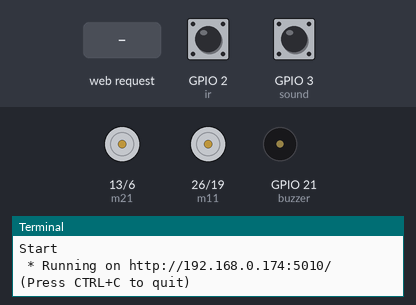
This program was run on a simulated Raspberry Pi (BCM pin numbers). Shown: motor-driver pin pairs drawn as motors (green arrow = first pin HIGH = forward, orange = second pin HIGH = backward, longer = more drive), buzzer (waves = sounding, pin HIGH), the last lines printed to the terminal. The test bench sets the inputs (shaded band); at power-on: GPIO 2 (ir) HIGH, GPIO 3 (sound) HIGH. The clock reads 2024-03-15 10:24:30 at power-on unless the program sets it.

Above: at 1.2 s.
1.3 s: HTTP request for /left_side received
At 2.4 s:
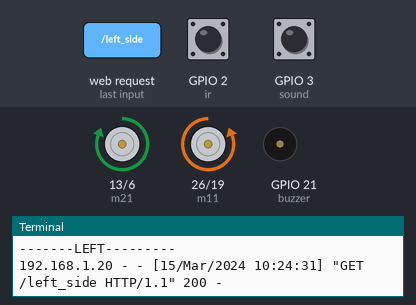
2.8 s: HTTP request for /right_side received
At 3.6 s:
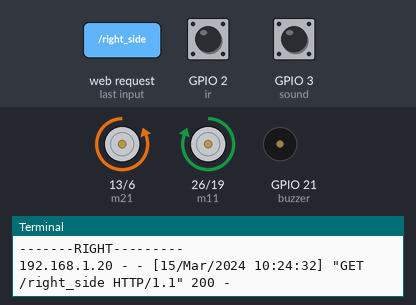
4.3 s: HTTP request for /up_side received
At 4.7 s:
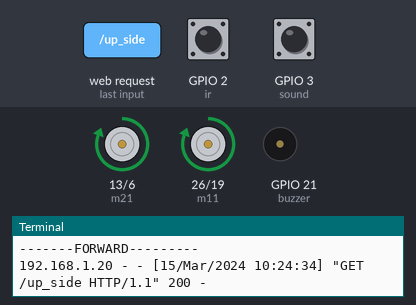
5.8 s: HTTP request for /down_side received
At 7.0 s:
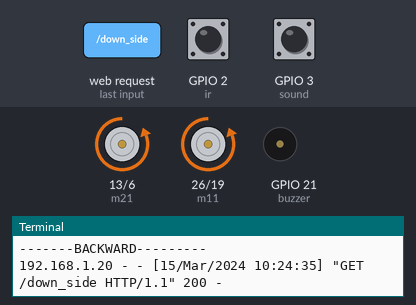
Timing chart, 0 to 8.3 s (numbered marks = the images above; inputs shaded):
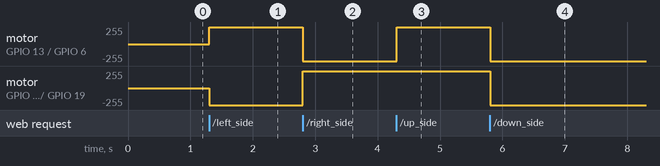

Measured:
- after the input at 1.3 s, motor on GPIO 13 (m21) / GPIO 6 (m22): stopped → forward 255/255 at once; motor on GPIO 26 (m11) / GPIO 19 (m12): stopped → backward 255/255 at once
- after the input at 2.8 s, motor on GPIO 13 (m21) / GPIO 6 (m22): forward 255/255 → backward 255/255 at once; motor on GPIO 26 (m11) / GPIO 19 (m12): backward 255/255 → forward 255/255 at once
- after the input at 4.3 s, motor on GPIO 13 (m21) / GPIO 6 (m22): backward 255/255 → forward 255/255 at once
- after the input at 5.8 s, motor on GPIO 13 (m21) / GPIO 6 (m22), motor on GPIO 26 (m11) / GPIO 19 (m12): forward 255/255 → backward 255/255 at once

The program:

robot.py
```python
from flask import Flask
from flask import render_template, request
import RPi.GPIO as GPIO
import time
from time import sleep
import serial
import smtplib

app = Flask(__name__)
##app.run(debug=False)
##app.run(debug=True, use_reloader=False)

# Email Variables
SMTP_SERVER = 'smtp.gmail.com'  #Email Server(don't change)
SMTP_PORT = 587 #Server Port (don't change)
GMAIL_US ='ymtstraining2021@gmail.com'
GMAIL_P ='Ymts@Takeoff'

ir=2
sound=3
m11=26
m12=19
m21=13
m22=6
buzzer=21

GPIO.setwarnings(False)
GPIO.setmode(GPIO.BCM)

GPIO.setup(ir, GPIO.IN)
GPIO.setup(sound, GPIO.IN)
GPIO.setup(m11, GPIO.OUT)
GPIO.setup(m12, GPIO.OUT)
GPIO.setup(m21, GPIO.OUT)
GPIO.setup(m22, GPIO.OUT)
GPIO.setup(buzzer, GPIO.OUT)

GPIO.output(m11 , GPIO.LOW)
GPIO.output(m12 , GPIO.LOW)
GPIO.output(m21, GPIO.LOW)
GPIO.output(m22, GPIO.LOW)
GPIO.output(buzzer, GPIO.LOW)
print("DOne")

############################ MAILLL #################################

class Emailer :
    def sendmail(self,recipient,subject,content):

        # create Headers
        headers = ["From: "+ GMAIL_US, "Subject: "+subject, "To: "+recipient,
                   "MIME-Version: 1.0","Content-Type: text/html"]
        headers = "\r\n".join(headers)

        # Connect to GmailServer

        session = smtplib.SMTP(SMTP_SERVER, SMTP_PORT)
        session.ehlo()
        session.starttls()
        session.ehlo()
        #Login to Gmail
        session.login(GMAIL_US,GMAIL_P)
        #send Email & Exit
        session.sendmail(GMAIL_US,recipient,headers+"\r\n\r\n"+ content)
        session.quit

a=1
@app.route("/")
def index():
    return render_template('robot.html')

@app.route('/left_side')
def left_side():
    print("-------LEFT---------")
    ir_val = GPIO.input(ir)
    sound_val = GPIO.input(sound)
    data1="LEFT"
    GPIO.output(m11 , GPIO.LOW)
    GPIO.output(m12 , GPIO.HIGH)
    GPIO.output(m21 , GPIO.HIGH)
    GPIO.output(m22 , GPIO.LOW)
    if ir_val==0:
        GPIO.output(m11 , GPIO.HIGH)
        GPIO.output(m12 , GPIO.LOW)
        GPIO.output(m21 , GPIO.LOW)
        GPIO.output(m22 , GPIO.HIGH)
    if sound_val==0:
        print("SOUND DETECTED")
        stop()
        mail()
    return 'true'

@app.route('/right_side')
def right_side():
    print("-------RIGHT---------")
    ir_val = GPIO.input(ir)
    sound_val = GPIO.input(sound)
    data1="RIGHT"
    GPIO.output(m11 , GPIO.HIGH)
    GPIO.output(m12 , GPIO.LOW)
    GPIO.output(m21 , GPIO.LOW)
    GPIO.output(m22 , GPIO.HIGH)
    if ir_val==0:
        GPIO.output(m11 , GPIO.LOW)
        GPIO.output(m12 , GPIO.HIGH)
        GPIO.output(m21 , GPIO.HIGH)
        GPIO.output(m22 , GPIO.LOW)
    if sound_val==0:

        print("SOUND DETECTED")
        stop()
        mail()
    return 'true'

@app.route('/up_side')
def up_side():
    print("-------FORWARD---------")
    ir_val = GPIO.input(ir)
    sound_val = GPIO.input(sound)
    data1="FORWARD"
    GPIO.output(m11 , GPIO.HIGH)
    GPIO.output(m12 , GPIO.LOW)
    GPIO.output(m21 , GPIO.HIGH)
    GPIO.output(m22 , GPIO.LOW)
    if ir_val==0:
        GPIO.output(m11 , GPIO.HIGH)
        GPIO.output(m12 , GPIO.LOW)
        GPIO.output(m21 , GPIO.LOW)
        GPIO.output(m22 , GPIO.HIGH)
    if sound_val==0:
        print("SOUND DETECTED")
        stop()
        mail()
    return 'true'

@app.route('/down_side')
def down_side():
    print("-------BACKWARD---------")
    ir_val = GPIO.input(ir)
    sound_val = GPIO.input(sound)
    data1="BACK"
    GPIO.output(m11 , GPIO.LOW)
    GPIO.output(m12 , GPIO.HIGH)
    GPIO.output(m21 , GPIO.LOW)
    GPIO.output(m22 , GPIO.HIGH)
    if ir_val==0:
        GPIO.output(m11 , GPIO.HIGH)
        GPIO.output(m12 , GPIO.LOW)
        GPIO.output(m21 , GPIO.LOW)
        GPIO.output(m22 , GPIO.HIGH)
    if sound_val==0:
        print("SOUND DETECTED")
        stop()
        mail()
    return 'true'

@app.route('/stop')
def stop():
    print("-------STOP---------")
    data1="STOP"
    GPIO.output(m11 , GPIO.LOW)
    GPIO.output(m12 , GPIO.LOW)
    GPIO.output(m21 , GPIO.LOW)
    GPIO.output(m22 , GPIO.LOW)
    return  'true'

def mail():
    print("Sounddddddddddddd------")
    GPIO.output(buzzer,GPIO.HIGH)
    time.sleep(2)
    GPIO.output(buzzer, GPIO.LOW)
    sender = Emailer()
    print("Sending Mail....")

    sendto = 'jijumolbabu75@gmail.com'
    emailSub = "WOMEN SFETY"
    emailCon = "Unusual Sound Detected"

        #Sends an email to the "sendto" address
    sender.sendmail(sendto,emailSub,emailCon)
    print("Mail sended")


while True:

    ir_val = GPIO.input(ir)
    sound_val = GPIO.input(sound)
    print("IR----",ir_val)
    print("Sound----",sound_val)

    if ir_val==0:
        print("OBSTACLE DETECTED")
        right_side()

    if sound_val==0:
        print("SOUND DETECTED")
        stop()


    if __name__ == "__main__":
        print("Start")
        app.run(host='192.168.0.174',port=5010)
```
